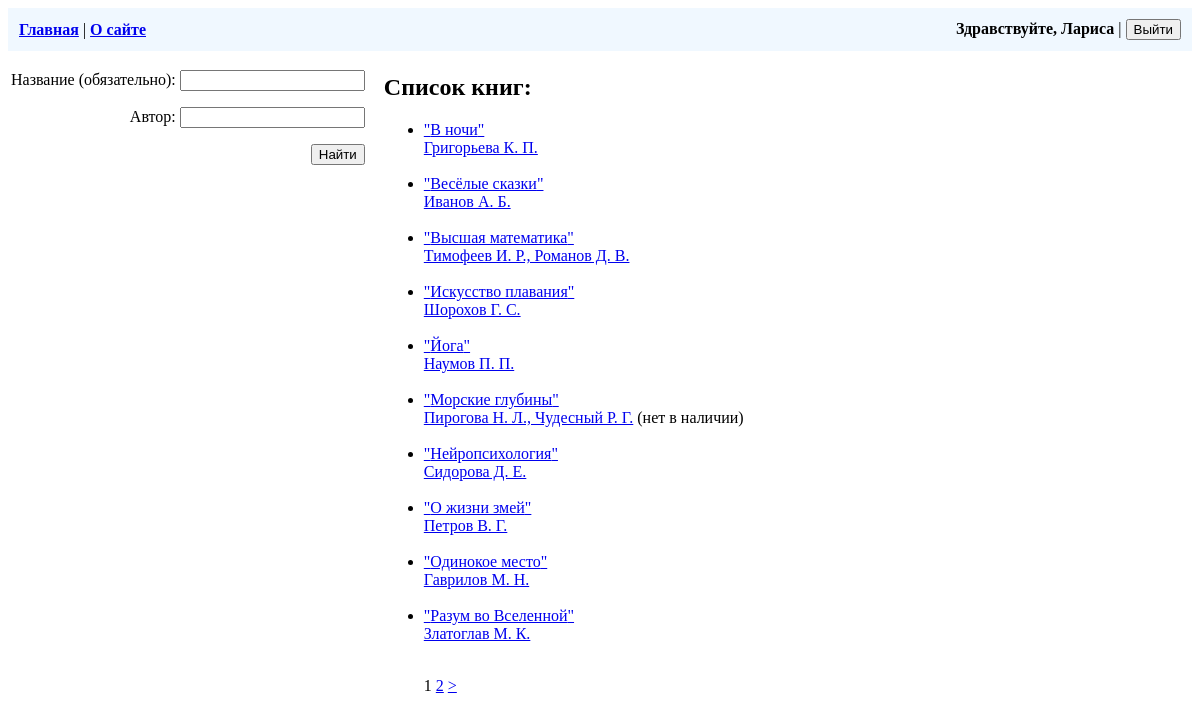
Screenshot of / (signed in) with the database file from the repository.
### biblio/models.py (models this page shows, shortened)
class ListBooks(models.Model):
    title = models.CharField(max_length=100, verbose_name='Заголовок')
    author = models.CharField(max_length=60, verbose_name='Автор')
    year = models.IntegerField(validators=[MaxValueValidator(datetime.date.today().year)], verbose_name='Год издания')
    publisher = models.CharField(max_length=50, verbose_name='Издательство')
    edition = models.PositiveIntegerField(default=1, verbose_name='Номер издания')
    cover = models.ImageField(upload_to="covers/%Y/", blank=True, verbose_name='Обложка')
    class Meta:
        verbose_name = "Книга"
        verbose_name_plural = "Книги"
        ordering = ['title']

class NumberOfBooks(models.Model):
    number = models.PositiveIntegerField(verbose_name='Количество')
    additionally = models.TextField(max_length=1000, blank=True, verbose_name='Дополнительно')
    book = models.OneToOneField(ListBooks, models.CASCADE, verbose_name='Название книги / авторы')

class Distribution(models.Model):
    rental_date = models.DateField(verbose_name='Дата выдачи')
    book = models.ForeignKey(ListBooks, models.CASCADE, verbose_name='Название книги / авторы')
    person = models.ForeignKey(User, models.CASCADE, verbose_name='Фамилия Имя гг-мм-дд рождения')
    class Meta:
        verbose_name = "Выдано книг"
        verbose_name_plural = "Выдано книг"

### biblio/views.py (the view)
# urls.py: path('', views.ListBooksPage.as_view(), name='home'),
class ListBooksPage(ListView):
    model = ListBooks
    paginate_by = 10
    def get_context_data(self, **kwargs):
        context = super().get_context_data(**kwargs)
        if self.request.GET:
            self.form = FindBook(self.request.GET)
        else:
            self.form = FindBook()
        context['form'] = self.form
        context['title'] = self.request.GET.get('title', '')
        context['author'] = self.request.GET.get('author', '')
        return context
    def get_queryset(self):
        if self.request.GET.get('title', ''):
            find_book = ListBooks.objects.filter(title__icontains=self.request.GET.get('title', ''), author__icontains=self.request.GET.get('author', ''))
        else:
            find_book = super().get_queryset()
        return find_book

### biblio/forms.py
class FindBook(forms.Form):
    title = forms.CharField(max_length=100, label='Название (обязательно)', required=False)
    author = forms.CharField(max_length=60, label='Автор', required=False)

### biblio/templatetags/number_of_books_tag.py (called while the page is built)
@register.simple_tag()
def num(all_books, dist_books):
    rem_books = all_books - len(dist_books)
    if rem_books:
        message = ''
    else:
        message = '(нет в наличии)'
    return message

### biblio/templates/biblio/listbooks_list.html (shortened to what this page needs)
{% extends 'base.html' %}
{% block content %}
  {% load number_of_books_tag %}
  <table><tr>
    <td class="panel-left">
      <form action="">
        {{ form.as_p }}
        <button type="submit">Найти</button>
      </form>
    </td>
    <td>
      <h2>Список книг:</h2>
        <ul>
          {% for i in object_list %}
            <li><a href="{% url 'detail' i.id %}">"{{ i.title }}"<br />{{ i.author }}</a>
              {% num i.numberofbooks.number i.distribution_set.all %}
            </li>
            <br />
          {% endfor %}
        </ul>
        {% if page_obj.has_other_pages %}
          <nav>
            <ul>
              {% for i in paginator.page_range %}
                {% if page_obj.number == i %}
                  <l>{{ i }}</l>
                {% elif i >= page_obj.number|add:-1 and i <= page_obj.number|add:1 %}
                  <l><a href="?page={{ i }}&title={{ title }}&author={{ author }}">{{ i }}</a></l>
                {% endif %}
              {% endfor %}
              {% if page_obj.has_next %}
                <l><a href="?page={{ page_obj.next_page_number }}&title={{ title }}&author={{ author }}">&gt;</a></l>
              {% endif %}
            </ul>
          </nav>
        {% endif %}
    </td>
  </tr></table>
{% endblock %}

### templates/base.html (shortened to what this page needs)
{% load static %}
{% if not not_base_template %}
  <!DOCTYPE html>
    <head>
      <link href="{% static 'biblio/styles.css' %}" rel="stylesheet" />
      <link href="{% static 'users/styles.css' %}" rel="stylesheet" />
    </head>
    <body>
      <header><table class="table-header"><tr>
        <td>
          <b><a href="{% url 'home' %}">Главная</a></b> |
          <b><a href="{% url 'about' %}">О сайте</a></b>
        </td>
        <td>{% if not not_title_authorization %}
          {% if user and user.is_active %}
            <form method="post" action="{% url 'users:logout' %}" style="text-align: right;">
              <div><b>Здравствуйте, {{ user.username }}</b> | <button type="submit">Выйти</button></div>
            </form>
          {% else %}
            <form action="{% url 'users:login' %}" style="text-align: right;">
              <div><button type="submit">Авторизация</button></div>
            </form>
          {% endif %}
        {% endif %}</td>
      </tr></table></header>
      <main>
{% endif %}
        {% block content %}{% endblock %}
{% if not not_base_template %}
      </main>
    </body>
  </html>
{% endif %}

### biblio/static/biblio/styles.css (style rules this page uses)
.panel-left { vertical-align: top; padding-right: 1rem; text-align: right; }

### users/static/users/styles.css (style rules this page uses)
.table-header { width: 100%; background-color:aliceblue; padding: 0.5rem; }

### rows the page displays
ListBooks: title "В ночи", author "Григорьева К. П."
ListBooks: title "Весёлые сказки", author "Иванов А. Б."
ListBooks: title "Высшая математика", author "Тимофеев И. Р., Романов Д. В."
ListBooks: title "Искусство плавания", author "Шорохов Г. С."
ListBooks: title "Йога", author "Наумов П. П."
ListBooks: title "Морские глубины", author "Пирогова Н. Л., Чудесный Р. Г.", id.book_id "(нет в наличии)"
ListBooks: title "Нейропсихология", author "Сидорова Д. Е."
ListBooks: title "О жизни змей", author "Петров В. Г."
ListBooks: title "Одинокое место", author "Гаврилов М. Н."
ListBooks: title "Разум во Вселенной", author "Златоглав М. К."

### other values shown
{{ user.username }} "Лариса"
{{ i }} "1"
{{ i }} "2"
